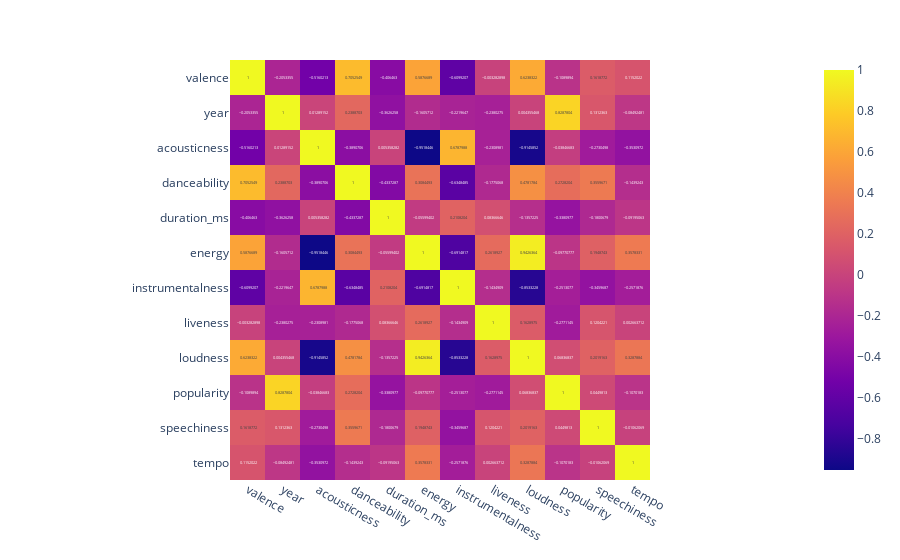

Notebook source saved alongside this figure:
### Markdown cell above
- querendo saber qual a correlação entre os elementos da musica, se o aumento de algo influencia diretamente na queda ou aumento de outra coisa

### Code cell
# em busca de correlação entre elementos
fig = px.imshow(dados.drop(["artists", "id", "name", "artists_song"], axis=1).corr().corr(), text_auto=True)
fig.show()

### Figure 1 — Plotly figure (JSON) as saved in the notebook; plotly's stock layout.template omitted (floating-point values rounded to 4 significant figures; data arrays with more than 128 entries replaced by an {"elided": "..."} marker saying what was removed)
{"data": [{"coloraxis": "coloraxis", "hovertemplate": "x: %{x}<br>y: %{y}<br>color: %{z}<extra></extra>", "name": "0", "texttemplate": "%{z}", "type": "heatmap", "x": ["valence", "year", "acousticness", "danceability", "duration_ms", "energy", "instrumentalness", "liveness", "loudness", "popularity", "speechiness", "tempo"], "xaxis": "x", "y": ["valence", "year", "acousticness", "danceability", "duration_ms", "energy", "instrumentalness", "liveness", "loudness", "popularity", "speechiness", "tempo"], "yaxis": "y", "z": {"elided": "12x12 float values"}}], "layout": {"coloraxis": {"colorscale": [[0, "#0d0887"], [0.1111, "#46039f"], [0.2222, "#7201a8"], [0.3333, "#9c179e"], [0.4444, "#bd3786"], [0.5556, "#d8576b"], [0.6667, "#ed7953"], [0.7778, "#fb9f3a"], [0.8889, "#fdca26"], [1, "#f0f921"]]}, "margin": {"t": 60}, "xaxis": {"anchor": "y", "constrain": "domain", "domain": [0, 1], "scaleanchor": "y"}, "yaxis": {"anchor": "x", "autorange": "reversed", "constrain": "domain", "domain": [0, 1]}}}
